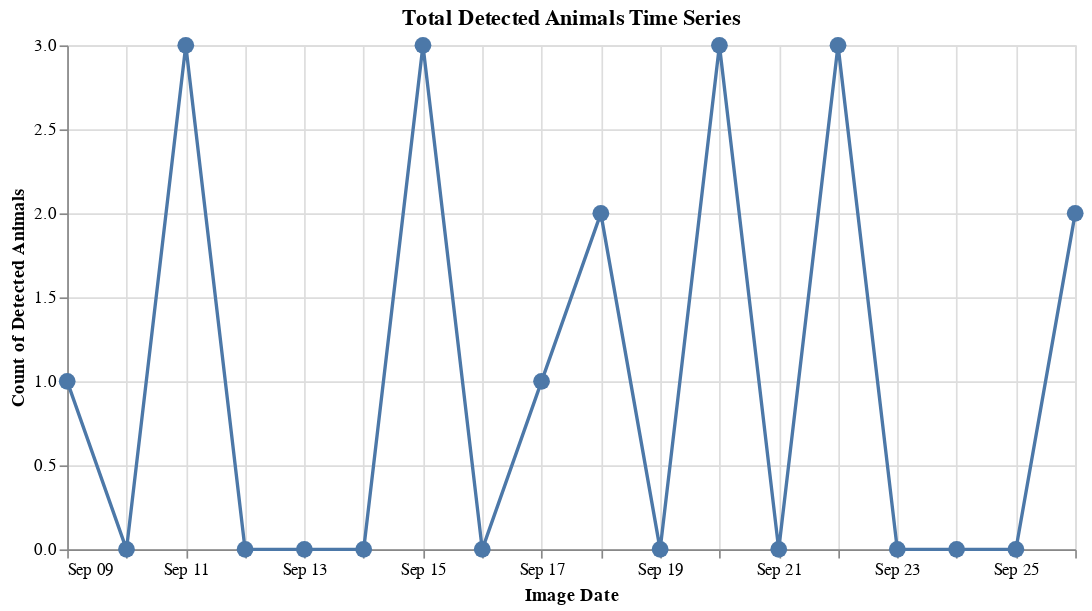

The notebook cell this image was saved under:
### Code cell
# time-series chart for total detected animals in the dataset
date_chart_total = alt.Chart(date_df_total).mark_line(point=True, strokeWidth=2).encode(
    x = alt.X("monthdate(Image Date):T", title = "Image Date"),
    y = alt.Y("value:Q", title = "Count of Detected Animals"),
    tooltip = [alt.Tooltip("monthdate(Image Date)", title = "Image Date"),
               alt.Tooltip("value:Q", title = "Count of Detected Animals")]
).configure_point(
    size = 100
).properties(
    width = 600,
    height = 300,
    title = "Total Detected Animals Time Series"
)
date_chart_total

### Figure 1 — Vega-Lite specification as saved in the notebook (floating-point values rounded to 4 significant figures)
{"config": {"view": {"continuousWidth": 400, "continuousHeight": 300}, "point": {"size": 100}}, "data": {"name": "data-b3f3fa80d97d91b778455e71df272d3f"}, "mark": {"type": "line", "point": true, "strokeWidth": 2}, "encoding": {"tooltip": [{"type": "temporal", "field": "Image Date", "timeUnit": "monthdate", "title": "Image Date"}, {"type": "quantitative", "field": "value", "title": "Count of Detected Animals"}], "x": {"type": "temporal", "field": "Image Date", "timeUnit": "monthdate", "title": "Image Date"}, "y": {"type": "quantitative", "field": "value", "title": "Count of Detected Animals"}}, "height": 300, "title": "Total Detected Animals Time Series", "width": 600, "$schema": "https://vega.github.io/schema/vega-lite/v4.8.1.json", "datasets": {"data-b3f3fa80d97d91b778455e71df272d3f": [{"Image Date": "2022-09-09T00:00:00", "value": 1}, {"Image Date": "2022-09-10T00:00:00", "value": 0}, {"Image Date": "2022-09-11T00:00:00", "value": 3}, {"Image Date": "2022-09-12T00:00:00", "value": 0}, {"Image Date": "2022-09-13T00:00:00", "value": 0}, {"Image Date": "2022-09-14T00:00:00", "value": 0}, {"Image Date": "2022-09-15T00:00:00", "value": 3}, {"Image Date": "2022-09-16T00:00:00", "value": 0}, {"Image Date": "2022-09-17T00:00:00", "value": 1}, {"Image Date": "2022-09-18T00:00:00", "value": 2}, {"Image Date": "2022-09-19T00:00:00", "value": 0}, {"Image Date": "2022-09-20T00:00:00", "value": 3}, {"Image Date": "2022-09-21T00:00:00", "value": 0}, {"Image Date": "2022-09-22T00:00:00", "value": 3}, {"Image Date": "2022-09-23T00:00:00", "value": 0}, {"Image Date": "2022-09-24T00:00:00", "value": 0}, {"Image Date": "2022-09-25T00:00:00", "value": 0}, {"Image Date": "2022-09-26T00:00:00", "value": 2}]}}
